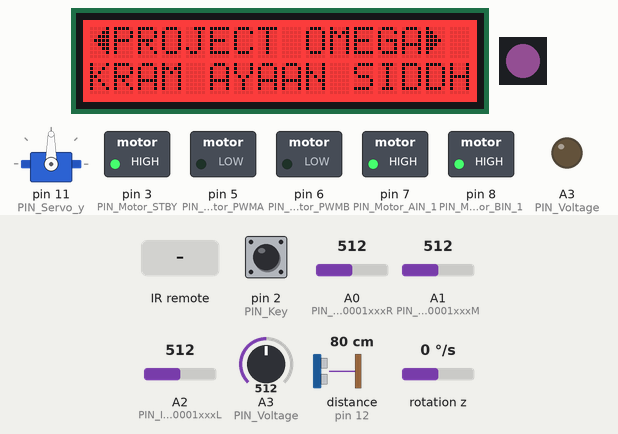
Recording of a sketch running on a simulated Arduino Uno, built with avr-gcc and run on an emulated ATmega328P. Parts: servo, 16×2 character LCD, 1 RGB LEDs in strip order, left to right, switched loads named in the sketch (green lamp = pin HIGH), output pins drawn as LEDs (lit = HIGH). Inputs (shaded band) come from the test bench; at power-on: pin 2 (PIN_Key) HIGH, distance to the obstacle (sensor on pin 12) 80 cm, A0 (PIN_ITR20001xxxR) = 512, A1 (PIN_ITR20001xxxM) = 512, A2 (PIN_ITR20001xxxL) = 512, A3 (PIN_Voltage) = 512, rotation z 0 °/s. The echo pulse lasts 58.3 µs per cm; dim RGB values are drawn brighter than linear; pins used as bus, display or sensor lines are not drawn; what the sketch prints to the serial monitor is not drawn.

Above: at 2.1 s.
2.2 s: pin 2 (PIN_Key) pulled LOW for 0.15 s
At 3.6 s:
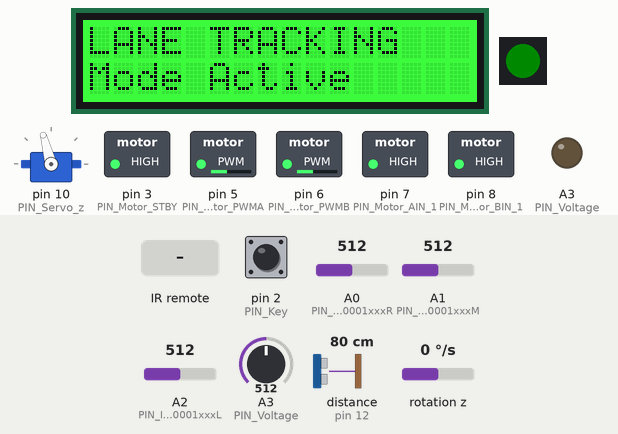
4.0 s: infrared code 0xFFB04F received
At 6.0 s:
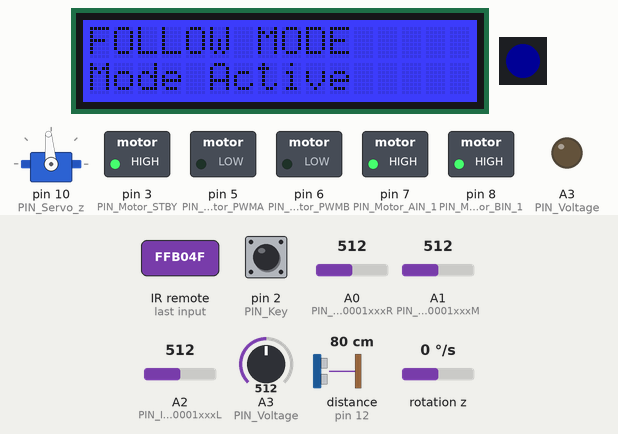
7.0 s: pin 2 (PIN_Key) pulled LOW for 1 s
At 8.1 s:
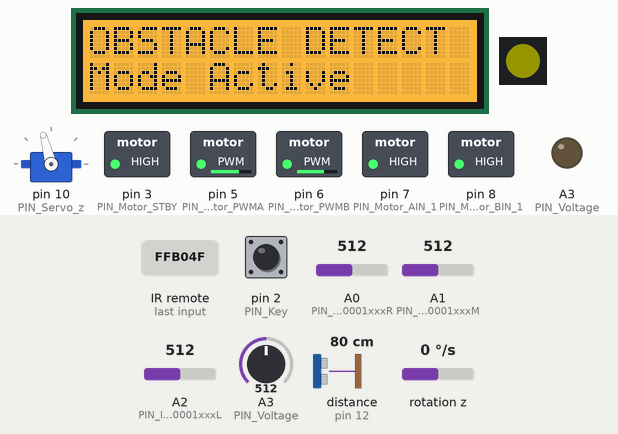
9.5 s: distance to the obstacle (sensor on pin 12) set to 2 cm
At 10.21 s:
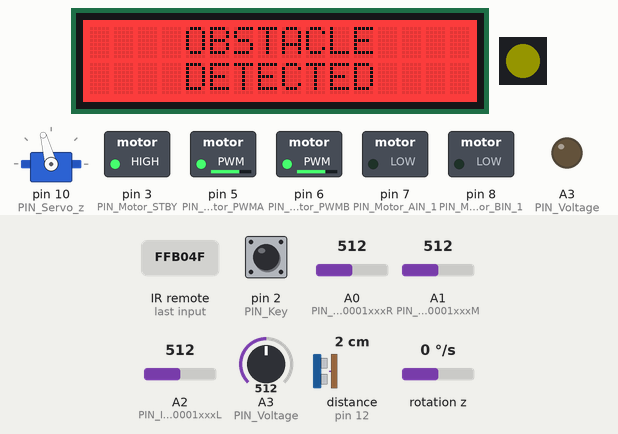
11.2 s: infrared code 0xFF629D received
13.2 s: distance to the obstacle (sensor on pin 12) set to 13 cm
15.5 s: distance to the obstacle (sensor on pin 12) set to 16 cm
Timing chart, 0 to 18.7 s (numbered marks = the images above; inputs shaded):
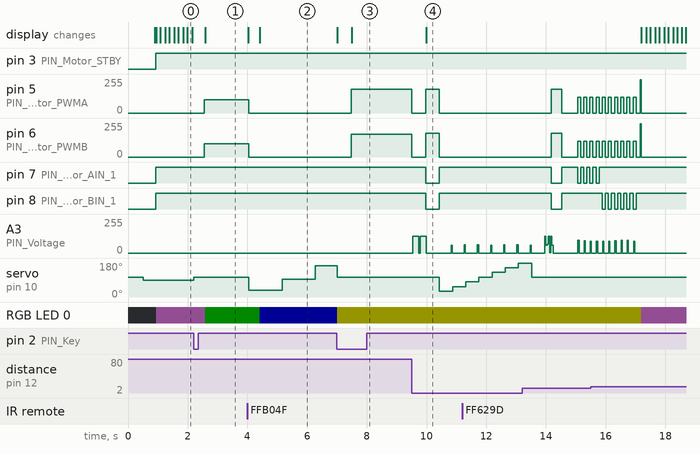

The sketch:

SmartRobotCarV4.0_V1_20230201.ino
```cpp
/*
 * @Author: ELEGOO
 * @Date: 2019-10-22 11:59:09
 * @LastEditTime: 2020-12-18 14:14:35
 * @LastEditors: Changhua
 * @Description: Smart Robot Car V4.0 - Memory Optimized
 * @FilePath:
 */
#include <avr/wdt.h>
#include "ApplicationFunctionSet_xxx0.h"

void setup()
{
  Application_FunctionSet.ApplicationFunctionSet_Init();
  wdt_enable(WDTO_2S);
}

void loop()
{
  wdt_reset();
  Application_FunctionSet.ApplicationFunctionSet_SensorDataUpdate();
  Application_FunctionSet.ApplicationFunctionSet_KeyCommand();
  Application_FunctionSet.ApplicationFunctionSet_RGB();
  Application_FunctionSet.ApplicationFunctionSet_Follow();
  Application_FunctionSet.ApplicationFunctionSet_Obstacle();
  Application_FunctionSet.ApplicationFunctionSet_Tracking();
  Application_FunctionSet.ApplicationFunctionSet_Rocker();
  Application_FunctionSet.ApplicationFunctionSet_Standby();
  Application_FunctionSet.ApplicationFunctionSet_IRrecv();
  Application_FunctionSet.ApplicationFunctionSet_LCD();
  Application_FunctionSet.ApplicationFunctionSet_SerialPortDataAnalysis();

  Application_FunctionSet.CMD_ServoControl_xxx0();
  Application_FunctionSet.CMD_MotorControl_xxx0();
  Application_FunctionSet.CMD_CarControlTimeLimit_xxx0();
  Application_FunctionSet.CMD_CarControlNoTimeLimit_xxx0();
  Application_FunctionSet.CMD_MotorControlSpeed_xxx0();
  Application_FunctionSet.CMD_LightingControlTimeLimit_xxx0();
  Application_FunctionSet.CMD_LightingControlNoTimeLimit_xxx0();
  Application_FunctionSet.CMD_ClearAllFunctions_xxx0();
}
```

ApplicationFunctionSet_xxx0.h
```cpp
/*
 * @Author: ELEGOO
 * @Date: 2019-10-22 11:59:09
 * @LastEditTime: 2020-12-29 16:04:05
 * @LastEditors: Changhua
 * @Description: Smart Robot Car V4.0
 * @FilePath:
 */
#ifndef _ApplicationFunctionSet_xxx0_H_
#define _ApplicationFunctionSet_xxx0_H_

#include <Arduino.h>

class ApplicationFunctionSet
{
public:
  void ApplicationFunctionSet_Init(void);
  void ApplicationFunctionSet_Bootup(void);
  void ApplicationFunctionSet_RGB(void);
  void ApplicationFunctionSet_Expression(void);
  void ApplicationFunctionSet_Rocker(void);             //APP Rocker Control
  void ApplicationFunctionSet_Tracking(void);           //Line Tracking Mode
  void ApplicationFunctionSet_Obstacle(void);           //Obstacle Avoidance
  void ApplicationFunctionSet_Follow(void);             //Following Mode
  void ApplicationFunctionSet_Servo(uint8_t Set_Servo); //Servo Control
  void ApplicationFunctionSet_Standby(void);            //Standby Mode
  void ApplicationFunctionSet_KeyCommand(void);         //Mode Switch Button
  void ApplicationFunctionSet_SensorDataUpdate(void);   //Sensor Data Update
  void ApplicationFunctionSet_SerialPortDataAnalysis(void);
  void ApplicationFunctionSet_IRrecv(void);
  void ApplicationFunctionSet_LCD(void);  // LCD update

public: /*CMD*/
  void CMD_UltrasoundModuleStatus_xxx0(uint8_t is_get);
  void CMD_TraceModuleStatus_xxx0(uint8_t is_get);
  void CMD_Car_LeaveTheGround_xxx0(uint8_t is_get);
  void CMD_inspect_xxx0(void);
  void CMD_MotorControl_xxx0(void);
  void CMD_CarControlTimeLimit_xxx0(void);
  void CMD_CarControlNoTimeLimit_xxx0(void);
  void CMD_MotorControlSpeed_xxx0(void);
  void CMD_ServoControl_xxx0(void);
  void CMD_LightingControlTimeLimit_xxx0(void);
  void CMD_LightingControlNoTimeLimit_xxx0(void);
  void CMD_ClearAllFunctions_xxx0(void);

private:
  /*Sensor Raw Value*/
  volatile float VoltageData_V;        //Battery Voltage Value
  volatile uint16_t UltrasoundData_mm; //Ultrasonic Sensor Value (mm)
  volatile uint16_t UltrasoundData_cm; //Ultrasonic Sensor Value (cm)
  volatile int TrackingData_L;         //Line Tracking Module Value (Left)
  volatile int TrackingData_M;         //Line Tracking Module Value (Middle)
  volatile int TrackingData_R;         //Line Tracking Module Value (Right)
  /*Sensor Status*/
  boolean VoltageDetectionStatus = false;
  boolean UltrasoundDetectionStatus = false;
  boolean TrackingDetectionStatus_R = false;
  boolean TrackingDetectionStatus_M = false;
  boolean TrackingDetectionStatus_L = false;

public:
  boolean Car_LeaveTheGround = true;

  /*Sensor Threshold Setting*/
  const float VoltageDetection = 7.00;
  const uint8_t ObstacleDetection = 40;

  char CommandSerialNumber[8];
  uint8_t Rocker_CarSpeed = 250;
  uint8_t Rocker_temp;

public:
  uint16_t TrackingDetection_S = 0;    // Lower bound for "on black" (black = low with ITR20001)
  uint16_t TrackingDetection_E = 550;  // Upper bound for black line (0-550 = on line; white typically 600+)
  uint16_t TrackingDetection_V = 900;  // Ground detection - only triggers if ALL sensors > 900 (truly lifted)

public:
  uint8_t CMD_is_Servo;
  uint8_t CMD_is_Servo_angle;

public:
  uint8_t CMD_is_MotorSelection; //motor
  uint8_t CMD_is_MotorDirection;
  uint8_t CMD_is_MotorSpeed;
  uint32_t CMD_is_MotorTimer;

public:
  uint8_t CMD_is_CarDirection; //car
  uint8_t CMD_is_CarSpeed;
  uint32_t CMD_is_CarTimer;

public:
  uint8_t CMD_is_MotorSpeed_L; //motor
  uint8_t CMD_is_MotorSpeed_R;

public:
  uint8_t CMD_is_LightingSequence; //Lighting (Left, front, right, back and center)
  uint8_t CMD_is_LightingColorValue_R;
  uint8_t CMD_is_LightingColorValue_G;
  uint8_t CMD_is_LightingColorValue_B;
  uint32_t CMD_is_LightingTimer;

private:
  uint8_t CMD_is_FastLED_setBrightness = 20;
};
extern ApplicationFunctionSet Application_FunctionSet;
#endif
```

MPU6050_getdata.cpp
```cpp
/*
 * @Author: ELEGOO
 * @Date: 2019-10-22 11:59:09
 * @LastEditTime: 2020-06-30 10:34:30
 * @LastEditors: Changhua
 * @Description: MPU6050 Data solution
 * @FilePath:
 */

#include "I2Cdev.h"
#include "MPU6050.h"
#include "Wire.h"
#include "MPU6050_getdata.h"
#include <stdio.h>
#include <math.h>

MPU6050 accelgyro;
MPU6050_getdata MPU6050Getdata;

// static void MsTimer2_MPU6050getdata(void)
// {
//   sei();
//   int16_t ax, ay, az, gx, gy, gz;
//   accelgyro.getMotion6(&ax, &ay, &az, &gx, &gy, &gz); //Read the raw values of the six axes
//   float gyroz = -(gz - MPU6050Getdata.gzo) / 131 * 0.005f;
//   MPU6050Getdata.yaw += gyroz;
// }

bool MPU6050_getdata::MPU6050_dveInit(void)
{
  Wire.begin();
  uint8_t chip_id = 0x00;
  uint8_t cout = 0;  // Initialize to fix warning
  do
  {
    chip_id = accelgyro.getDeviceID();
    delay(10);
    cout++;
    if (cout > 10) return true;
  } while (chip_id == 0X00 || chip_id == 0XFF);
  accelgyro.initialize();
  return false;
}
bool MPU6050_getdata::MPU6050_calibration(void)
{
  unsigned short times = 100; //Sampling times
  for (int i = 0; i < times; i++)
  {
    gz = accelgyro.getRotationZ();
    gzo += gz;
  }
  gzo /= times; //Calculate gyroscope offset

  // gzo = accelgyro.getRotationZ();
  return false;
}
bool MPU6050_getdata::MPU6050_dveGetEulerAngles(float *Yaw)
{
  unsigned long now = millis();           //Record the current time(ms)
  dt = (now - lastTime) / 1000.0;         //Caculate the derivative time(s)
  lastTime = now;                         //Record the last sampling time(ms)
  gz = accelgyro.getRotationZ();          //Read the raw values of the six axes
  float gyroz = -(gz - gzo) / 131.0 * dt; //z-axis angular velocity
  if (fabs(gyroz) < 0.05)                 //Clear instant zero drift signal
  {
    gyroz = 0.00;
  }
  agz += gyroz; //z-axis angular velocity integral
  *Yaw = agz;
  return false;
}
```

MPU6050_getdata.h
```cpp
/*
 * @Author: ELEGOO
 * @Date: 2019-10-22 11:59:09
 * @LastEditTime: 2020-06-12 17:22:13
 * @LastEditors: Changhua
 * @Description: MPU6050 Data solution
 * @FilePath:
 */
#ifndef _MPU6050_getdata_H_
#define _MPU6050_getdata_H_
#include <Arduino.h>
class MPU6050_getdata
{
public:
  bool MPU6050_dveInit(void);
  bool MPU6050_calibration(void);
  bool MPU6050_dveGetEulerAngles(float *Yaw);

public:
  //int16_t ax, ay, az, gx, gy, gz;
  int16_t gz;
  //float pith, roll, yaw;
  unsigned long now, lastTime = 0;
  float dt;      //Derivative time
  float agz = 0; //Angle variable
  long gzo = 0;  //Gyro offset
};

extern MPU6050_getdata MPU6050Getdata;
#endif
```

DeviceDriverSet_xxx0.h
```cpp
/*
 * @Author: ELEGOO
 * @Date: 2019-10-22 11:59:09
 * @LastEditTime: 2020-12-29 16:02:26
 * @LastEditors: Changhua
 * @Description: Smart Robot Car V4.0
 * @FilePath:
 */
#ifndef _DeviceDriverSet_xxx0_H_
#define _DeviceDriverSet_xxx0_H_

#define _Test_DeviceDriverSet 0

/*RBG LED*/
#include "FastLED.h"
class DeviceDriverSet_RBGLED
{
public:
  void DeviceDriverSet_RBGLED_Init(uint8_t set_Brightness);
  void DeviceDriverSet_RBGLED_xxx(uint16_t Duration, uint8_t Traversal_Number, CRGB colour);
#if _Test_DeviceDriverSet
  void DeviceDriverSet_RBGLED_Test(void);
#endif
  void DeviceDriverSet_RBGLED_Color(uint8_t LED_s, uint8_t r, uint8_t g, uint8_t b);

public:
private:
#define PIN_RBGLED 4
#define NUM_LEDS 1
public:
  CRGB leds[NUM_LEDS];
};

/*Key Detection*/
class DeviceDriverSet_Key
{
public:
  void DeviceDriverSet_Key_Init(void);
#if _Test_DeviceDriverSet
  void DeviceDriverSet_Key_Test(void);
#endif
  void DeviceDriverSet_key_Get(uint8_t *get_keyValue);

public:
#define PIN_Key 2
#define keyValue_Max 4
public:
  static uint8_t keyValue;
};

/*ITR20001 Detection*/
class DeviceDriverSet_ITR20001
{
public:
  bool DeviceDriverSet_ITR20001_Init(void);
  int DeviceDriverSet_ITR20001_getAnaloguexxx_L(void);
  int DeviceDriverSet_ITR20001_getAnaloguexxx_M(void);
  int DeviceDriverSet_ITR20001_getAnaloguexxx_R(void);
#if _Test_DeviceDriverSet
  void DeviceDriverSet_ITR20001_Test(void);
#endif

private:
//03
// #define PIN_ITR20001xxxL A0
// #define PIN_ITR20001xxxM A1
// #define PIN_ITR20001xxxR A2
//04
#define PIN_ITR20001xxxL A2
#define PIN_ITR20001xxxM A1
#define PIN_ITR20001xxxR A0
};

/*Voltage Detection*/
class DeviceDriverSet_Voltage
{
public:
  void DeviceDriverSet_Voltage_Init(void);
  float DeviceDriverSet_Voltage_getAnalogue(void);
#if _Test_DeviceDriverSet
  void DeviceDriverSet_Voltage_Test(void);
#endif
private:
#define PIN_Voltage A3
};

/*Motor*/
class DeviceDriverSet_Motor
{
public:
  void DeviceDriverSet_Motor_Init(void);
#if _Test_DeviceDriverSet
  void DeviceDriverSet_Motor_Test(void);
#endif
  void DeviceDriverSet_Motor_control(boolean direction_A, uint8_t speed_A, //Group A motor parameters
                                     boolean direction_B, uint8_t speed_B, //Group B motor parameters
                                     boolean controlED                     //AB enable setting (true)
  );                                                                       //motor control
private:
  // #define PIN_Motor_PWMA 5
  // #define PIN_Motor_PWMB 6
  // #define PIN_Motor_STBY 8
  // #define PIN_Motor_BIN_1 7
  // #define PIN_Motor_AIN_1 9
//TB6612
#define PIN_Motor_PWMA 5
#define PIN_Motor_PWMB 6
#define PIN_Motor_BIN_1 8
#define PIN_Motor_AIN_1 7
#define PIN_Motor_STBY 3
public:
#define speed_Max 255
#define direction_just true
#define direction_back false
#define direction_void 3

#define Duration_enable true
#define Duration_disable false
#define control_enable true
#define control_disable false
};
/*ULTRASONIC*/

//#include <NewPing.h>
class DeviceDriverSet_ULTRASONIC
{
public:
  void DeviceDriverSet_ULTRASONIC_Init(void);
#if _Test_DeviceDriverSet
  void DeviceDriverSet_ULTRASONIC_Test(void);
#endif
  void DeviceDriverSet_ULTRASONIC_Get(uint16_t *ULTRASONIC_Get /*out*/);

private:
#define TRIG_PIN 13      // Arduino pin tied to trigger pin on the ultrasonic sensor.
#define ECHO_PIN 12      // Arduino pin tied to echo pin on the ultrasonic sensor.
#define MAX_DISTANCE 200 // Maximum distance we want to ping for (in centimeters). Maximum sensor distance is rated at 400-500cm.
};
/*Servo*/
#include <Servo.h>
class DeviceDriverSet_Servo
{
public:
  void DeviceDriverSet_Servo_Init(unsigned int Position_angle);
#if _Test_DeviceDriverSet
  void DeviceDriverSet_Servo_Test(void);
#endif
  void DeviceDriverSet_Servo_control(unsigned int Position_angle);
  void DeviceDriverSet_Servo_controls(uint8_t Servo, unsigned int Position_angle);

private:
#define PIN_Servo_z 10
#define PIN_Servo_y 11
// Servo calibration offset: Adjust this value if sensor doesn't face straight
// Positive value = rotate left, Negative value = rotate right
// If sensor points 15° to the right, set to +15. If 15° to the left, set to -15
#define SERVO_Z_OFFSET 15  // Corrects 15° right offset - adjust as needed
};
/*Buzzer - Simple passive buzzer driver*/
class DeviceDriverSet_Buzzer
{
public:
  void DeviceDriverSet_Buzzer_Init(void);
  void DeviceDriverSet_Buzzer_Beep(uint16_t freq, uint16_t duration);
  void DeviceDriverSet_Buzzer_Off(void);
private:
#define PIN_Buzzer A3  // Buzzer pin (connect buzzer + to A3, - to GND)
};

/*LCD Display - Grove RGB LCD (memory optimized)*/
#include "rgb_lcd.h"
class DeviceDriverSet_LCD
{
public:
  void DeviceDriverSet_LCD_Init(void);
  void DeviceDriverSet_LCD_Update(void);  // Call in main loop for scrolling
  void DeviceDriverSet_LCD_SetMode(uint8_t mode);  // Update display for mode change
  void DeviceDriverSet_LCD_ObstacleAlert(bool detected);  // Show obstacle alert
private:
  void LCD_DisplayModeText(uint8_t mode);
  uint8_t scrollPos;
  uint8_t currentMode;
  unsigned long lastScrollTime;
  unsigned long lastColorTime;
  uint8_t colorPhase;
  bool obstacleAlert;
};

/*IRrecv*/
#include "IRremote.h"
class DeviceDriverSet_IRrecv
{
public:
  void DeviceDriverSet_IRrecv_Init(void);
  bool DeviceDriverSet_IRrecv_Get(uint8_t *IRrecv_Get /*out*/);
  void DeviceDriverSet_IRrecv_Test(void);

public:
  unsigned long IR_PreMillis;

private:
#define RECV_PIN 9

/*A:4294967295*/
#define aRECV_upper 16736925
#define aRECV_lower 16754775
#define aRECV_Left 16720605
#define aRECV_right 16761405
#define aRECV_ok 16712445
#define aRECV_1 16738455
#define aRECV_2 16750695
#define aRECV_3 16756815
#define aRECV_4 16724175
#define aRECV_5 16718055
#define aRECV_6 16743045
#define aRECV_7 16716015
#define aRECV_8 16726215
#define aRECV_9 16734885
// #define aRECV_ *16728765
// #define aRECV_0 16730805
// #define aRECV_ # 16732845
/*B:*/
#define bRECV_upper 5316027
#define bRECV_lower 2747854299
#define bRECV_Left 1386468383
#define bRECV_right 553536955
#define bRECV_ok 3622325019
#define bRECV_1 3238126971
#define bRECV_2 2538093563
#define bRECV_3 4039382595
#define bRECV_4 2534850111
#define bRECV_5 1033561079
#define bRECV_6 1635910171
#define bRECV_7 2351064443
#define bRECV_8 1217346747
#define bRECV_9 71952287
  // #define bRECV_ *851901943
  // #define bRECV_0 465573243
  // #define bRECV_ # 1053031451
};

#endif
```

Source omitted: cationFunctionSet_xxx0.cpp (48086 bytes), DeviceDriverSet_xxx0.cpp (17669 bytes)

Measured:
- after the input at 2.2 s, pin 5 (PIN_Motor_PWMA), pin 6 (PIN_Motor_PWMB): 0/255 → 100/255 after 0.35 s; servo on pin 10 (PIN_Servo_z): 90° → 105° at once; the display: first changes after 0.38 s (image 1 shows a later state)
- after the input at 4.0 s, pin 5 (PIN_Motor_PWMA), pin 6 (PIN_Motor_PWMB): 100/255 → 0/255 at once; servo on pin 10 (PIN_Servo_z): 105° → 35° at once, → 95° 1.1 s later, → 165° 1.1 s later; RGB LED 0: RGB(0, 10, 0) → RGB(0, 0, 20) after 0.42 s; the display: first changes at once (image 2 shows a later state)
- after the input at 7.0 s, pin 5 (PIN_Motor_PWMA): 0/255 → 178/255 after 0.47 s; pin 6 (PIN_Motor_PWMB): 0/255 → 170/255 after 0.47 s; RGB LED 0: RGB(0, 0, 20) → RGB(20, 20, 0) at once
- after the input at 9.5 s, pin 5 (PIN_Motor_PWMA): 178/255 → 0/255 at once, → 180/255 0.48 s later, → 0/255 0.45 s later; pin 6 (PIN_Motor_PWMB): 170/255 → 0/255 at once, → 180/255 0.48 s later, → 0/255 0.45 s later
